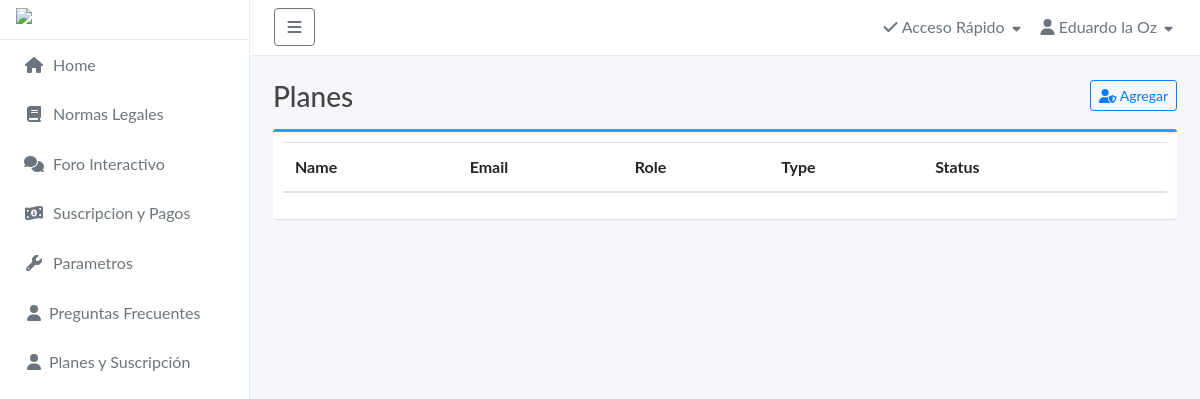
Page /plan/ on the earlier database version.
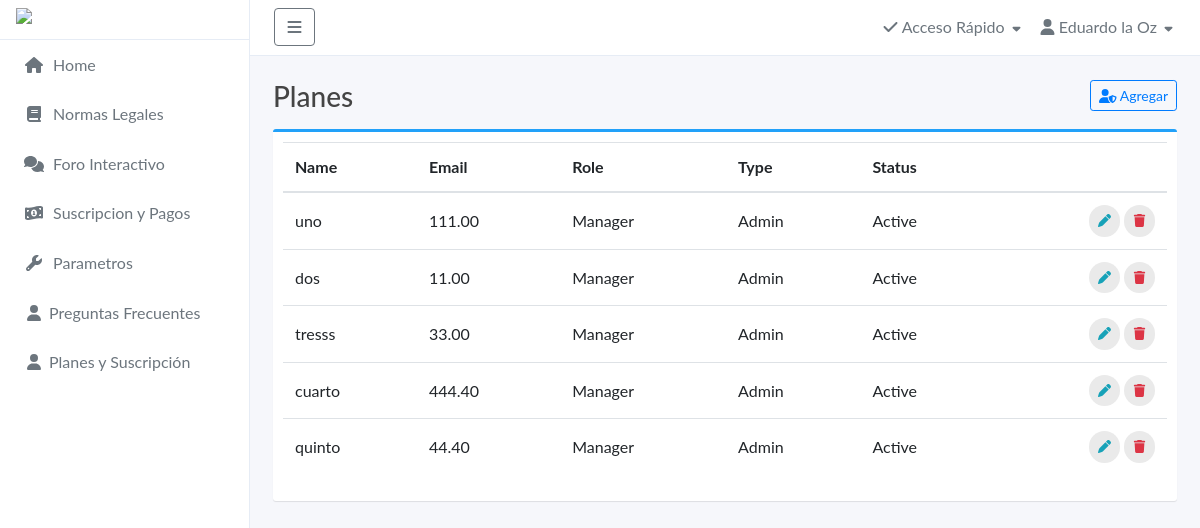
Same page on the later database version.
### apps/models.py (models this page shows)
class Plan(models.Model):
    id = models.AutoField(primary_key=True)
    planame = models.CharField(max_length=200, blank=False,
        help_text='Nombre de Plan',
        verbose_name='Plan')
    cost = models.DecimalField(max_digits = 10,decimal_places = 2)

### apps/views.py (the view)
# urls.py: path('plan/', plan, name='plan'),
def plan(request):
    plans = Plan.objects.all()
    context = {'plans': plans}
    return render(request, 'plan.html', context)

### templates/plan.html (shortened to what this page needs)
{% extends 'base_nfr.html' %}
{% load static %}
{% block content %}
<div class="container-fluid">
    <div class="page-title">
        <h3>Planes
            <a href="plan_edit" class="btn btn-sm btn-outline-primary float-right"><i class="fas fa-user-shield"></i> Agregar</a>
        </h3>
    </div>
    <div class="box box-primary">
        <div class="box-body">
            <table width="100%" class="table table-hover" id="dataTables-example">
                <thead>
                    <tr>
                        <th>Name</th>
                        <th>Email</th>
                        <th>Role</th>
                        <th>Type</th>
                        <th>Status</th>
                        <th></th>
                    </tr>
                </thead>
                <tbody>
                   <tbody>
                    {% for plan in plans %}
                    <tr>
                        <td>{{ plan.planame }}</td>
                        <td>{{ plan.cost }}</td>
                        <td>Manager</td>
                        <td>Admin</td>
                        <td>Active</td>
                        <td class="text-right">
                            <a href="plan_edit/{{ plan.id }}" class="btn btn-outline-info btn-rounded"><i class="fas fa-pen"></i></a>
                            <a href="plan_delete/{{ plan.id }}" class="btn btn-outline-danger btn-rounded"><i class="fas fa-trash"></i></a>
                        </td>
                    </tr>
                    {% endfor %}
                </tbody>
                </tbody>
            </table>
        </div>
    </div>
</div>
{% endblock content %}

### templates/base_nfr.html (shortened to what this page needs)
{% load static %}
<!DOCTYPE html>
<html lang="es">
<head>
    <link href="{% static 'vendor/bootstrap4/css/bootstrap.min.css' %}" rel="stylesheet">
    <link href="{% static 'vendor/chartsjs/Chart.min.css' %}" rel="stylesheet">
    <link href="{% static 'vendor/flagiconcss3/css/flag-icon.min.css' %}" rel="stylesheet">
    <link href="{% static 'css/master.css' %}" rel="stylesheet">
    <link href="{% static 'css/app.css' %}" rel="stylesheet">
</head>
<body>
	<div class="wrapper">
		{% block nav %}
			{% include 'partials/nav_nfr.html' %}
		{% endblock %}
		<div id="body" class="active">
			{% include 'partials/topnav.html' %}
            <div class="content">
				{% block content %}
				{% endblock %}
            </div>
		</div>
	</div>
</body>
</html>

### templates/partials/nav_nfr.html (shortened to what this page needs)
{% load static %}
<nav id="sidebar" class="{% if nonav %}active{% endif %}">
    <div class="sidebar-header">
        <img src="{% static 'img/bootstraper-logo.png' %}" alt="bootraper logo" width="170" class="app-logo">
    </div>
    <ul class="list-unstyled components text-secondary">
        <li class="dropdown-toggle no-caret-down {% if dashboard %}active{% endif %}">
            <a href="{% url 'dash' %}"><i class="fas fa-home"></i> Home</a>
        </li>
        <li>
            <a href="#uielementsmenu" data-toggle="collapse" class="dropdown-toggle no-caret-down"><i class="fas fa-book"></i> Normas Legales</a>
        </li>
       <li>
            <a href="#uielementsmenu1" data-toggle="collapse" class="dropdown-toggle no-caret-down"><i class="fas fa-comments"></i> Foro Interactivo</a>
        </li>
        <li>
            <a href="#uielementsmenu3" data-toggle="collapse" class="dropdown-toggle no-caret-down"><i class="fas fa-money-bill-wave-alt"></i> Suscripcion y Pagos</a>
        </li>
        <li>
            <a href="#uielementsmenu2" data-toggle="collapse" class="dropdown-toggle no-caret-down"><i class="fas fa-wrench"></i> Parametros</a>
        </li>
          <li class=" {% if admin %}active{% endif %}">
            <a href="{% url 'preguntas' %}"><i class="fas fa-user"></i>Preguntas Frecuentes</a>
        </li>
          <li class=" {% if admin %}active{% endif %}">
            <a href="{% url 'plan_list' %}"><i class="fas fa-user"></i>Planes y Suscripción</a>
        </li>
    </ul>
</nav>

### templates/partials/topnav.html (shortened to what this page needs)
<nav class="navbar navbar-expand-lg navbar-white bg-white">
    <button type="button" id="sidebarCollapse" class="btn btn-outline-secondary default-secondary-menu"><i class="fas fa-bars"></i></button>
    <div class="collapse navbar-collapse" id="navbarSupportedContent">
        <ul class="nav navbar-nav ml-auto">
            <li class="nav-item dropdown">
                <div class="nav-dropdown">
                    <a href="" class="nav-item nav-link dropdown-toggle text-secondary" data-toggle="dropdown"><i class="fas fa-check"></i> <span>Acceso Rápido</span> <i style="font-size: .8em;" class="fas fa-caret-down"></i></a>
                </div>
            </li>
            <li class="nav-item dropdown">
                <div class="nav-dropdown">
                    <a href="" class="nav-item nav-link dropdown-toggle text-secondary" data-toggle="dropdown"><i class="fas fa-user"></i> <span>Eduardo la Oz</span> <i style="font-size: .8em;" class="fas fa-caret-down"></i></a>
                </div>
            </li>
        </ul>
    </div>
</nav>

### static/css/master.css (style rules this page uses)
body, h1, .h1, h2, .h2, h3, .h3, h4, .h4, h5, .h5, h6, .h6, p, a, td { -moz-osx-font-smoothing: grayscale; -webkit-font-smoothing: antialiased; }
body { width: 100%; height: 100%; background: #f6f7fb; font-family: "Lato", "Helvetica Neue", Arial, Helvetica, sans-serif; font-size: 1rem; color: #444; }
.wrapper { display: flex; width: 100%; align-items: stretch; overflow-x: hidden }
#body { width: 100%; padding: 0; min-height: 100vh; transition: all 0.3s; }
#body>.navbar { padding: 0 1.5rem; min-height: 54px; box-shadow: none; border-bottom: 1px solid #e6ecf5; }
#body>.content { position: relative; padding: .5rem; }
#body .content .page-title h3 { margin: 1rem 0; }
.box { position: relative; border-radius: 3px; background: #ffffff; border-top: 3px solid #d2d6de; margin-bottom: 20px; width: 100%; box-shadow: 0 1px 1px rgba(0, 0, 0, 0.1); }
.box-body { border-top-left-radius: 0; border-top-right-radius: 0; border-bottom-right-radius: 3px; border-bottom-left-radius: 3px; padding: 10px; }
.box-primary { border-top-color: #22a1f9; }
.btn-rounded { border-radius: 10em; padding: 6px 8px; font-size: small; text-transform: none; text-shadow: none !important; background: #eaeaea; border-color: transparent; border: none; }
a, a:hover, a:focus { color: inherit; text-decoration: none; transition: all 0.3s; }
.table td, .table th { vertical-align: middle; }
.svg-inline--fa { min-width: 15px; }
@media (min-width: 200px) { .navbar-expand-lg .navbar-collapse { display: -ms-flexbox !important; display: flex !important; -ms-flex-preferred-size: auto; flex-basis: auto; } }
@media (min-width: 200px) { .navbar-expand-lg .navbar-nav { -ms-flex-direction: row; flex-direction: row; } }

### static/components/navbar/navbar-dropdowns.css (style rules this page uses)
.nav-dropdown .nav-link { color: #B2EBF2; line-height: 1.42857; padding: 1rem 0 1rem 1rem !important; }
.nav-dropdown .nav-link::after { display: none; }

### static/components/sidebar/sidebar-default.css (style rules this page uses)
#sidebar { min-width: 250px; max-width: 250px; background: #fff; color: #fff; transition: all 0.3s; border-right: 1px solid #e6ecf5; }
#sidebar .sidebar-header { padding: .4rem 1rem; border-bottom: 1px solid #e6ecf5; max-height: 55px; }
#sidebar ul.components { padding: 0 0; }
#sidebar ul li a { padding: .8rem 1.5rem; font-size: 1rem; display: block; }
#sidebar ul li a .svg-inline--fa { min-width: 20px; margin-right: 5px; }
#sidebar a[data-toggle="collapse"] { position: relative; }
#sidebar .dropdown-toggle::after { display: block; position: absolute; top: 50%; right: 20px; transform: translateY(-50%); display: none; }

Differences in the rows shown:
added Plan: planame "uno", cost "111.00"
added Plan: planame "dos", cost "11.00"
added Plan: planame "tresss", cost "33.00"
added Plan: planame "cuarto", cost "444.40"
added Plan: planame "quinto", cost "44.40"
